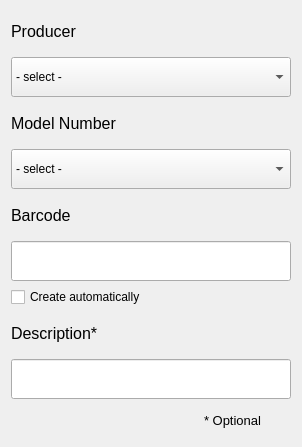
     <widget class="QWidget" name="layoutWidget">
      <property name="geometry">
       <rect>
        <x>60</x>
        <y>120</y>
        <width>291</width>
        <height>447</height>
       </rect>
      </property>
      <layout class="QVBoxLayout" name="verticalLayout_6">
       <item>
        <widget class="QLabel" name="producerLabel">
         <property name="minimumSize">
          <size>
           <width>250</width>
           <height>40</height>
          </size>
         </property>
         <property name="maximumSize">
          <size>
           <width>250</width>
           <height>40</height>
          </size>
         </property>
         <property name="font">
          <font>
           <pointsize>12</pointsize>
          </font>
         </property>
         <property name="text">
          <string>Producer</string>
         </property>
        </widget>
       </item>
       <item>
        <widget class="QComboBox" name="producerComboBox">
         <property name="minimumSize">
          <size>
           <width>280</width>
           <height>40</height>
          </size>
         </property>
         <property name="maximumSize">
          <size>
           <width>280</width>
           <height>40</height>
          </size>
         </property>
         <item>
          <property name="text">
           <string>- select -</string>
          </property>
         </item>
         <item>
          <property name="text">
           <string>Other </string>
          </property>
         </item>
        </widget>
       </item>
       <item>
        <widget class="QLabel" name="modelNoLabel">
         <property name="minimumSize">
          <size>
           <width>250</width>
           <height>40</height>
          </size>
         </property>
         <property name="maximumSize">
          <size>
           <width>250</width>
           <height>40</height>
          </size>
         </property>
         <property name="font">
          <font>
           <pointsize>12</pointsize>
          </font>
         </property>
         <property name="text">
          <string>Model Number</string>
         </property>
        </widget>
       </item>
       <item>
        <widget class="QComboBox" name="modelNoComboBox">
         <property name="minimumSize">
          <size>
           <width>280</width>
           <height>40</height>
          </size>
         </property>
         <property name="maximumSize">
          <size>
           <width>280</width>
           <height>40</height>
          </size>
         </property>
         <item>
          <property name="text">
           <string>- select -</string>
          </property>
         </item>
         <item>
          <property name="text">
           <string>Other </string>
          </property>
         </item>
        </widget>
       </item>
       <item>
        <widget class="QLabel" name="barcodeLabel">
         <property name="minimumSize">
          <size>
           <width>250</width>
           <height>40</height>
          </size>
         </property>
         <property name="maximumSize">
          <size>
           <width>250</width>
           <height>40</height>
          </size>
         </property>
         <property name="font">
          <font>
           <pointsize>12</pointsize>
          </font>
         </property>
         <property name="text">
          <string>Barcode</string>
         </property>
        </widget>
       </item>
       <item>
        <widget class="QLineEdit" name="barcodeLineEdit">
         <property name="minimumSize">
          <size>
           <width>280</width>
           <height>40</height>
          </size>
         </property>
         <property name="maximumSize">
          <size>
           <width>280</width>
           <height>40</height>
          </size>
         </property>
        </widget>
       </item>
       <item>
        <widget class="QCheckBox" name="barcodeCheckBox">
         <property name="text">
          <string>Create automatically</string>
         </property>
        </widget>
       </item>
       <item>
        <widget class="QLabel" name="descriptionLabel">
         <property name="minimumSize">
          <size>
           <width>250</width>
           <height>40</height>
          </size>
         </property>
         <property name="maximumSize">
          <size>
           <width>250</width>
           <height>40</height>
          </size>
         </property>
         <property name="font">
          <font>
           <pointsize>12</pointsize>
          </font>
         </property>
         <property name="text">
          <string>Description*</string>
         </property>
        </widget>
       </item>
       <item>
        <widget class="QLineEdit" name="descriptionLineEdit">
         <property name="minimumSize">
          <size>
           <width>280</width>
           <height>40</height>
          </size>
         </property>
         <property name="maximumSize">
          <size>
           <width>280</width>
           <height>40</height>
          </size>
         </property>
        </widget>
       </item>
       <item>
        <widget class="QLabel" name="optionalLabel">
         <property name="minimumSize">
          <size>
           <width>250</width>
           <height>30</height>
          </size>
         </property>
         <property name="maximumSize">
          <size>
           <width>250</width>
           <height>30</height>
          </size>
         </property>
         <property name="font">
          <font>
           <pointsize>10</pointsize>
           <weight>50</weight>
           <bold>false</bold>
          </font>
         </property>
         <property name="text">
          <string>* Optional</string>
         </property>
         <property name="alignment">
          <set>Qt::AlignRight|Qt::AlignTrailing|Qt::AlignVCenter</set>
         </property>
        </widget>
       </item>
       <item>
        <spacer name="verticalSpacer_2">
         <property name="orientation">
          <enum>Qt::Vertical</enum>
         </property>
         <property name="sizeHint" stdset="0">
          <size>
           <width>20</width>
           <height>40</height>
          </size>
         </property>
        </spacer>
       </item>
      </layout>
     </widget>
